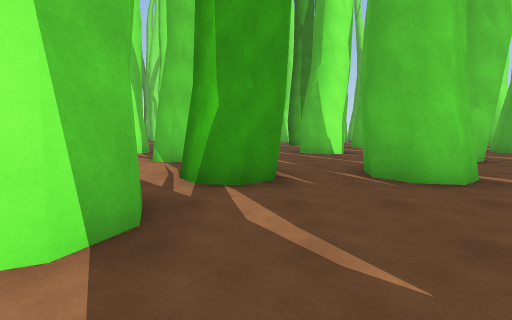
view 1 (above)

24 first-person views from a walk through a 3-D level made in the Unity game engine. The camera is 1.4 m above the floor, tilts 6° down and sees 90° across. The floor is counted in squares, 2 m on a side. Each view is taken from the middle of a square. On the plan, view 1 faces up. The plan holds only what a view shows up to about 9 squares ahead; the rest is blank. The place goes on beyond the plan. Surface patterns are stand-ins for the level's own textures.

view 2
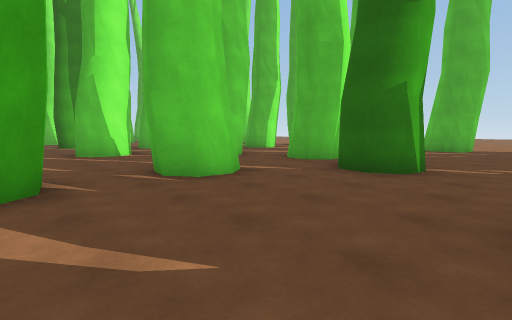

view 3
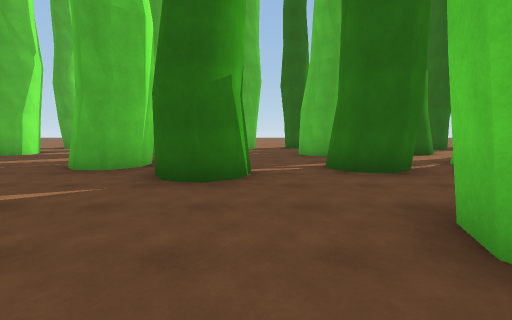

view 4
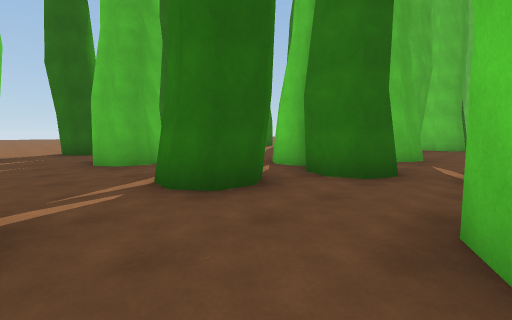

view 5
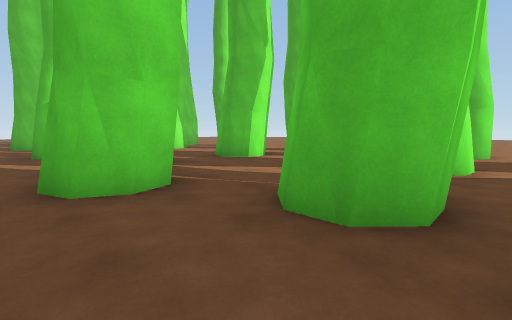

view 6
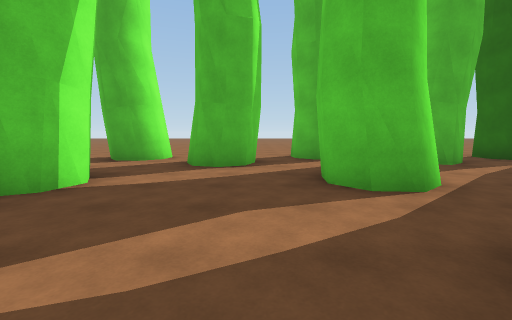

view 7
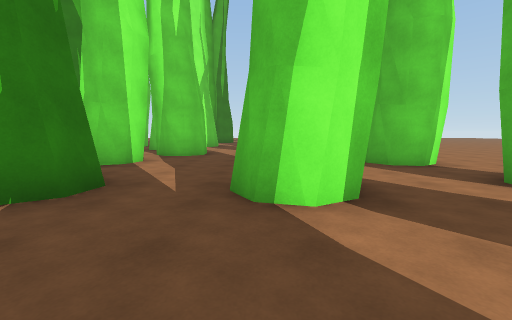

view 8
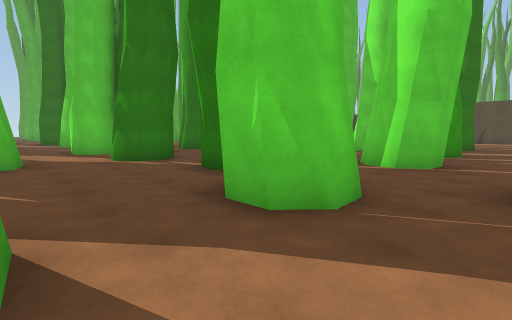

view 9
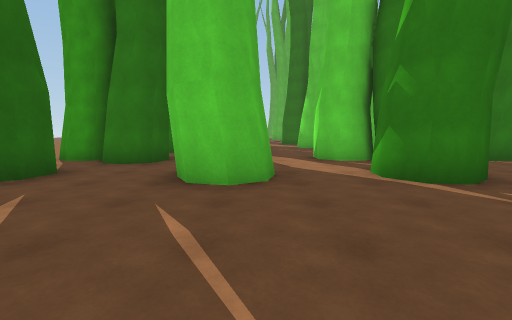

view 10
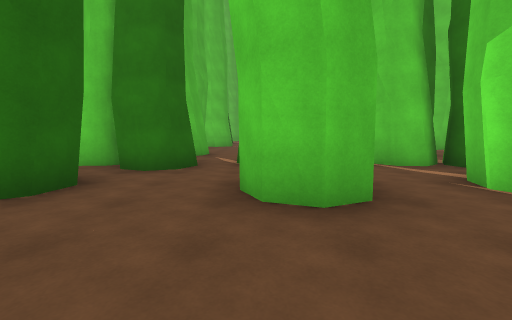

view 11
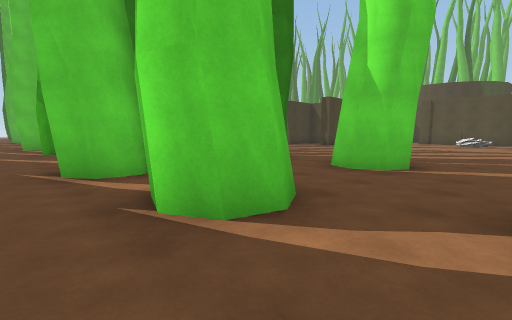

view 12
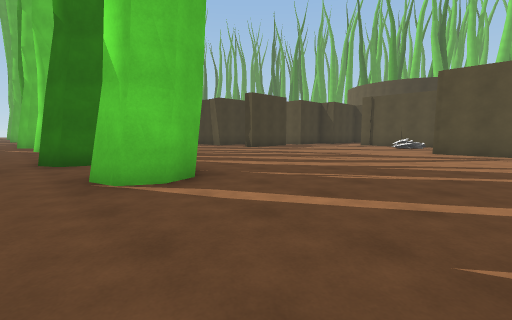

view 13
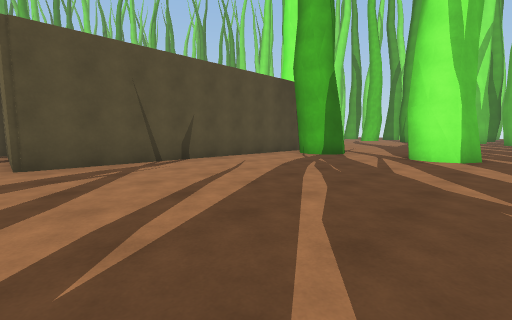

view 14
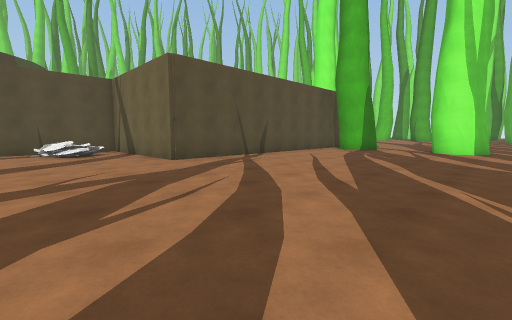

view 15
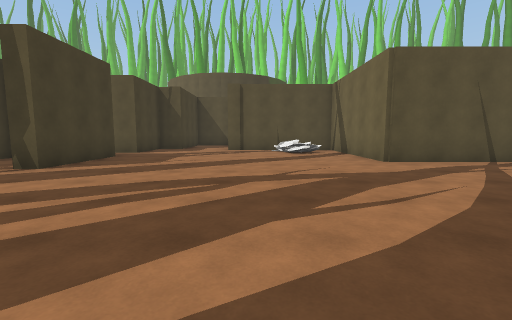

view 16
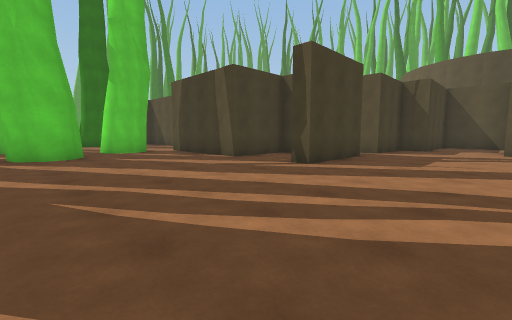

view 17
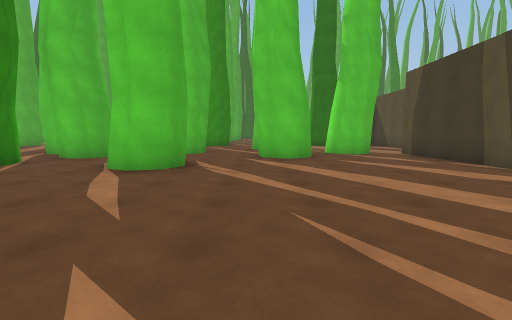

view 18
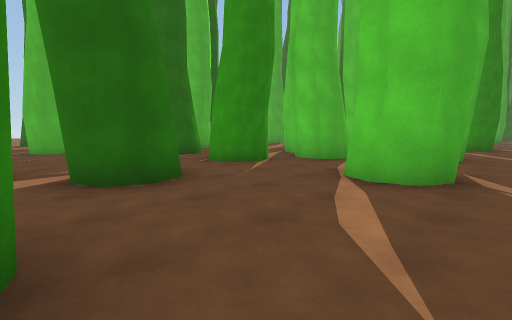

view 19
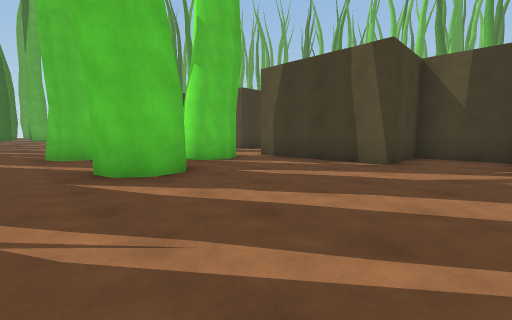

view 20
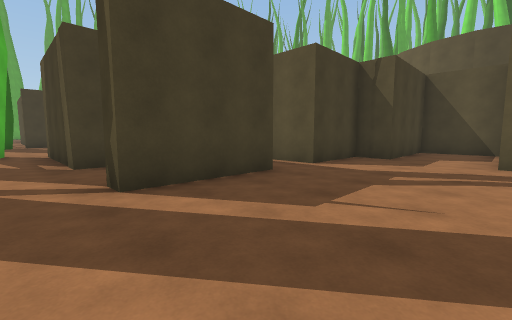

view 21
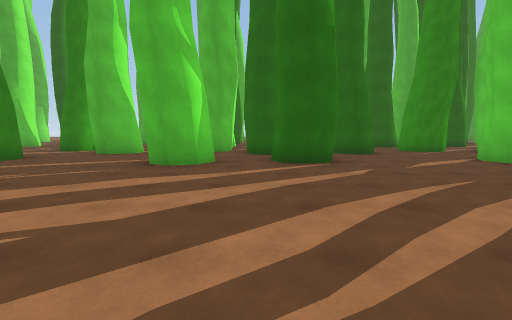

view 22
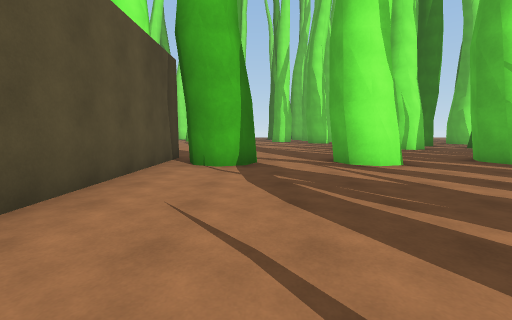

view 23
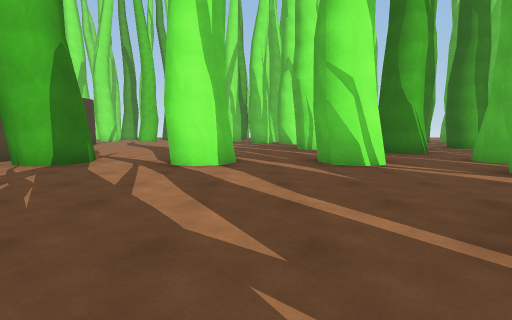

view 24
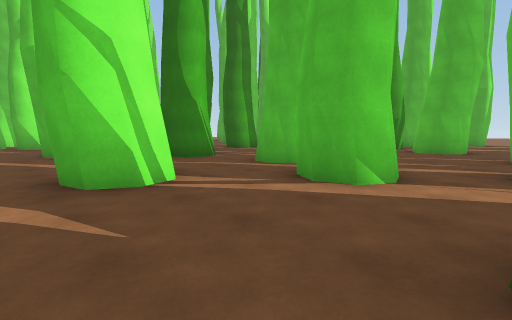

### Floor plan
Key: @ floor where view 1 was taken; # wall or solid block; . floor; / step, stairs or slope; = window, fence, low wall or low ledge; O other object.
Columns run from 22 left of view 1 to 12 right of it. Each row starts with its distance up from view 1.
 12           ......... O#.   .O#..   O
 11          ...............  ...... ..
 10         #.O... ..#...O .  ...... ..
  9         #.##.#O..#O..# .O#. #O.O#.O
  8         #............. .... .......
  7         #...........#......#O.....O
  6         #...........O.............#
  5         #...............##...O..#..
  4         #........ O..O#.#O..O#.O#..
  3         #..........................
  2         #...........##.....O#.....O
  1     #####...........O......O......#
  0     ##=...............@............
 -1     #//..........#O..O#.##..#O.O#.O
 -2     #................ ..O...#..##..
 -3 #   #...............#... ..O.... .O
 -4 #................#O.OO#. #. #O.O
 -5 ####.............##......O..##..O
 -6    #...####.........# .....# ..
 -7    #####............OO..  .O
 -8       ###...............  ..
 -9         ###......##..O#.# ..O
-10           #......#O..##.O ..
-11           #...#... .#...
-12           #...O...  O .
-13           .#O. ..#O  O#
-14           ..   ..
-15           ..  ##..
-16                O..
-17                ...
-18                ..
-19                ..

Positions as (right, up) in squares from view 1, and headings:
1: (0, 0), facing up
2: (0, 0), facing up-right
3: (1, 1), facing right
4: (3, 1), facing down-right
5: (4, 3), facing up-right
6: (6, 6), facing right
7: (9, 6), facing up
8: (9, 6), facing down-left
9: (9, 3), facing down
10: (3, 2), facing down
11: (1, 1), facing down-left
12: (-3, 3), facing down-left
13: (-7, 1), facing up-left
14: (-7, -2), facing up-left
15: (-7, -2), facing left
16: (-7, -3), facing down-left
17: (-7, -4), facing down
18: (-6, -5), facing down-right
19: (-6, -7), facing down-left
20: (-11, -3), facing down-left
21: (-11, -3), facing right
22: (-11, 3), facing up
23: (-7, 3), facing up
24: (-6, 5), facing up-right
